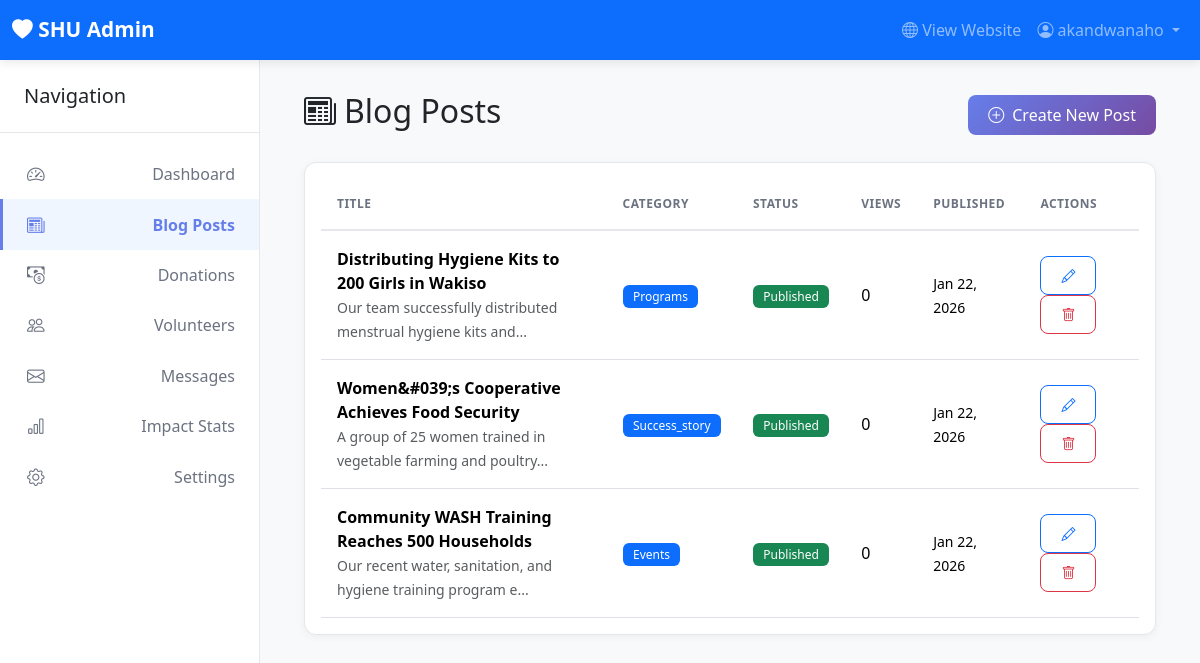
Screenshot of /admin/posts.php (signed in) with the database file from the repository.
### tables this page shows
CREATE TABLE `posts` (
  `id` int(11) NOT NULL,
  `title` varchar(200) NOT NULL,
  `slug` varchar(220) NOT NULL,
  `excerpt` text DEFAULT NULL,
  `content` longtext NOT NULL,
  `featured_image` varchar(255) DEFAULT NULL,
  `category` enum('programs','success_story','events','news','announcement') DEFAULT 'news',
  `status` enum('draft','published','archived') DEFAULT 'draft',
  `author_id` int(11) NOT NULL,
  `views` int(11) DEFAULT 0,
  `published_at` datetime DEFAULT NULL,
  `created_at` timestamp NOT NULL DEFAULT current_timestamp(),
  `updated_at` timestamp NOT NULL DEFAULT current_timestamp() ON UPDATE current_timestamp()
);

### includes/db.php (called while the page is built, shortened)
<?php
function executeQuery($pdo, $sql, $params = []) {
    try {
        $stmt = $pdo->prepare($sql);
        $stmt->execute($params);
        return $stmt;
    } catch (PDOException $e) {
        if (ENVIRONMENT === 'development') {
            die("Query Error: " . $e->getMessage());
        } else {
            error_log("Query Error: " . $e->getMessage(), 3, '../logs/db_errors.log');
            return false;
        }
    }
}
function fetchAll($pdo, $sql, $params = []) {
    $stmt = executeQuery($pdo, $sql, $params);
    return $stmt ? $stmt->fetchAll() : [];
}

### admin/posts.php (the view, shortened to what this page needs)
<?php
require_once '../includes/db.php';
$action = $_GET['action'] ?? 'list';
$posts = [];
if ($action === 'list') {
    $posts = fetchAll($pdo, "SELECT * FROM posts ORDER BY created_at DESC");
}
?>
<!DOCTYPE html>
<html lang="en">
<head>
    <link href="https://cdn.jsdelivr.net/npm/bootstrap@5.3.3/dist/css/bootstrap.min.css" rel="stylesheet">
    <link href="https://cdn.jsdelivr.net/npm/bootstrap-icons@1.11.3/font/bootstrap-icons.min.css" rel="stylesheet">
    <link rel="stylesheet" href="../assets/css/admin.css">
</head>
<body>
    <nav class="navbar navbar-expand-lg navbar-dark bg-primary fixed-top">
        <div class="container-fluid">
            <a class="navbar-brand fw-bold" href="dashboard.php">
                <i class="bi bi-heart-fill"></i> SHU Admin
            </a>
            <div class="collapse navbar-collapse" id="navbarNav">
                <ul class="navbar-nav ms-auto">
                    <li class="nav-item">
                        <a class="nav-link" href="../index.php" target="_blank">
                            <i class="bi bi-globe"></i> View Website
                        </a>
                    </li>
                    <li class="nav-item dropdown">
                        <a class="nav-link dropdown-toggle" href="#" role="button" data-bs-toggle="dropdown">
                            <i class="bi bi-person-circle"></i> <?= htmlspecialchars($_SESSION['admin_name']) ?>
                        </a>
                    </li>
                </ul>
            </div>
        </div>
    </nav>
    <div class="sidebar">
        <div class="sidebar-header">
            <h5 class="mb-0">Navigation</h5>
        </div>
        <ul class="nav flex-column">
            <li class="nav-item"><a class="nav-link" href="dashboard.php"><i class="bi bi-speedometer2"></i> Dashboard</a></li>
            <li class="nav-item"><a class="nav-link active" href="posts.php"><i class="bi bi-newspaper"></i> Blog Posts</a></li>
            <li class="nav-item"><a class="nav-link" href="donations.php"><i class="bi bi-cash-coin"></i> Donations</a></li>
            <li class="nav-item"><a class="nav-link" href="volunteers.php"><i class="bi bi-people"></i> Volunteers</a></li>
            <li class="nav-item"><a class="nav-link" href="messages.php"><i class="bi bi-envelope"></i> Messages</a></li>
            <li class="nav-item"><a class="nav-link" href="impact-stats.php"><i class="bi bi-bar-chart"></i> Impact Stats</a></li>
            <li class="nav-item"><a class="nav-link" href="settings.php"><i class="bi bi-gear"></i> Settings</a></li>
        </ul>
    </div>
    <div class="main-content">
        <div class="container-fluid">
            <?php if ($action === 'list'): ?>
                <div class="d-flex justify-content-between align-items-center mb-4">
                    <h2><i class="bi bi-newspaper me-2"></i>Blog Posts</h2>
                    <a href="posts.php?action=create" class="btn btn-primary">
                        <i class="bi bi-plus-circle me-2"></i>Create New Post
                    </a>
                </div>
                <div class="card">
                    <div class="card-body">
                        <div class="table-responsive">
                            <table class="table table-hover">
                                <thead>
                                    <tr>
                                        <th>Title</th>
                                        <th>Category</th>
                                        <th>Status</th>
                                        <th>Views</th>
                                        <th>Published</th>
                                        <th>Actions</th>
                                    </tr>
                                </thead>
                                <tbody>
                                    <?php foreach ($posts as $p): ?>
                                        <tr>
                                            <td>
                                                <strong><?= htmlspecialchars($p['title']) ?></strong><br>
                                                <small class="text-muted"><?= htmlspecialchars(substr($p['excerpt'], 0, 60)) ?>...</small>
                                            </td>
                                            <td><span class="badge bg-primary"><?= ucfirst($p['category']) ?></span></td>
                                            <td>
                                                <span class="badge bg-<?= $p['status'] == 'published' ? 'success' : 'warning' ?>">
                                                    <?= ucfirst($p['status']) ?>
                                                </span>
                                            </td>
                                            <td><?= $p['views'] ?></td>
                                            <td><small><?= $p['published_at'] ? date('M d, Y', strtotime($p['published_at'])) : 'Not published' ?></small></td>
                                            <td>
                                                <a href="posts.php?action=edit&id=<?= $p['id'] ?>" class="btn btn-sm btn-outline-primary">
                                                    <i class="bi bi-pencil"></i>
                                                </a>
                                                <button class="btn btn-sm btn-outline-danger" onclick="deletePost(<?= $p['id'] ?>)">
                                                    <i class="bi bi-trash"></i>
                                                </button>
                                            </td>
                                        </tr>
                                    <?php endforeach; ?>
                                </tbody>
                            </table>
                        </div>
                    </div>
                </div>
            <?php endif; ?>
        </div>
    </div>
</body>
</html>

### assets/css/admin.css (style rules this page uses)
:root { --sidebar-width: 260px; --navbar-height: 60px; --primary-color: #667eea; --primary-dark: #5a67d8; --success-color: #10b981; --warning-color: #f59e0b; --danger-color: #ef4444; --info-color: #3b82f6; }
* { margin: 0; padding: 0; box-sizing: border-box; }
body { font-family: 'Segoe UI', Tahoma, Geneva, Verdana, sans-serif; background: #f8f9fa; padding-top: var(--navbar-height); }
.navbar { height: var(--navbar-height); box-shadow: 0 2px 10px rgba(0, 0, 0, 0.1); z-index: 1000; }
.navbar-brand { font-size: 1.3rem; }
.sidebar { position: fixed; top: var(--navbar-height); left: 0; width: var(--sidebar-width); height: calc(100vh - var(--navbar-height)); background: white; border-right: 1px solid #e5e7eb; overflow-y: auto; z-index: 999; transition: all 0.3s ease; }
.sidebar-header { padding: 1.5rem; border-bottom: 1px solid #e5e7eb; }
.sidebar .nav { padding: 1rem 0; }
.sidebar .nav-link { color: #6b7280; padding: 0.75rem 1.5rem; display: flex; align-items: center; justify-content: space-between; transition: all 0.3s ease; border-left: 3px solid transparent; }
.sidebar .nav-link i { margin-right: 0.75rem; font-size: 1.1rem; }
.sidebar .nav-link.active { background: #eff6ff; color: var(--primary-color); border-left-color: var(--primary-color); font-weight: 600; }
.main-content { margin-left: var(--sidebar-width); padding: 2rem; min-height: calc(100vh - var(--navbar-height)); }
.card { border: 1px solid #e5e7eb; border-radius: 12px; box-shadow: 0 2px 8px rgba(0, 0, 0, 0.05); transition: all 0.3s ease; }
.table { margin-bottom: 0; }
.table thead th { border-bottom: 2px solid #e5e7eb; font-weight: 600; text-transform: uppercase; font-size: 0.75rem; letter-spacing: 0.5px; color: #6b7280; padding: 1rem; }
.table tbody tr { transition: background 0.2s ease; }
.table tbody td { padding: 1rem; vertical-align: middle; }
.badge { padding: 0.35rem 0.65rem; font-weight: 500; font-size: 0.75rem; }
.btn { padding: 0.5rem 1.25rem; border-radius: 8px; font-weight: 500; transition: all 0.3s ease; }
.btn-primary { background: linear-gradient(135deg, #667eea 0%, #764ba2 100%); border: none; }

### rows the page displays
posts: title "Distributing Hygiene Kits to 200 Girls in Wakiso", excerpt "Our team successfully distributed menstrual hygiene kits and", category "Programs", status "Published", views "0", published_at "Jan 22, 2026"
posts: title "Women&#039;s Cooperative Achieves Food Security", excerpt "A group of 25 women trained in vegetable farming and poultry", category "Success_story", status "Published", views "0", published_at "Jan 22, 2026"
posts: title "Community WASH Training Reaches 500 Households", excerpt "Our recent water, sanitation, and hygiene training program e", category "Events", status "Published", views "0", published_at "Jan 22, 2026"

### other values shown
$_SESSION['admin_name'] "akandwanaho"
